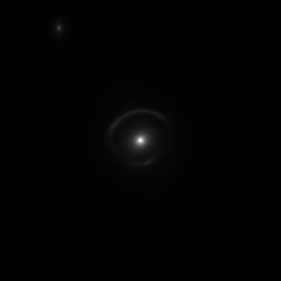
#> input picture slacs_0946+1006/data/SLACSJ0946+1006_10886_54042_F814W_4_biz.fits, 281 x 281 px
$ python 1_preprocess.py
#> lines starting #> are read from the running program, lines starting #| are printed output that depends on the picture; after the words box and inside, x2 and y2 are one past the last pixel; in counts of white or black regions, pixels touching at a corner belong together
#%%
import numpy as np
from matplotlib import pyplot as plt
from astropy.io import fits
hdul = fits.open('./data/SLACSJ0946+1006_10886_54042_F814W_4_biz.fits')
#> hdul = 10 items


#%%
image_data = hdul[0].data
image_weight = hdul[1].data
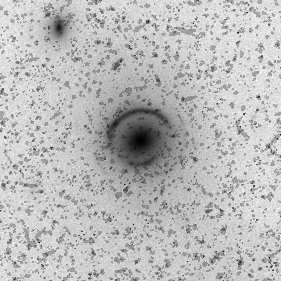
#> image_weight: shape (281, 281) >f4; min 363.4, max 10147.3, mean 7567.5; drawn with min black and max white
psf = hdul[-1].data
psf = psf / psf.sum()

feature_mask = hdul[4].data
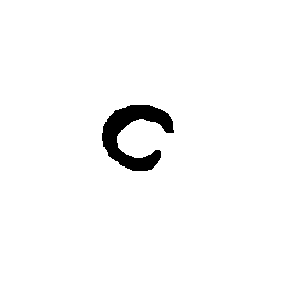
#> feature_mask: shape (281, 281); values 0 (black) and 1 (white), 97.3% white; 1 black region, box (x1, y1, x2, y2) and area: (102, 105, 174, 171) 2118
junk_mask = hdul[5].data
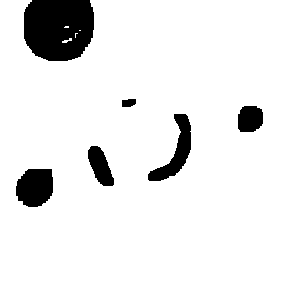
#> junk_mask: shape (281, 281); values 0 (black) and 1 (white), 90.8% white; 6 black regions, box (x1, y1, x2, y2) and area: (24, 0, 94, 61) 3725, (16, 169, 53, 207) 1167, (148, 114, 191, 181) 1051, (88, 146, 114, 186) 635, (238, 106, 263, 132) 567, (122, 99, 136, 107) 97
bs_lens_light = hdul[7].data

#%%
dpix = 0.05
half_width = len(image_data)*0.5*dpix
#> half_width = 7.03
extent = [-1.0*half_width, half_width, -1.0*half_width, half_width]
#> extent = [-7.03, 7.03, -7.03, 7.03]

option={'origin':'lower', 'cmap':'jet', 'extent':extent}
#> option = {'origin': 'lower', 'cmap': 'jet', 'extent': [-7.03, 7.03, -7.03, 7.03]}
plt.figure(figsize=(15,10))
plt.subplot(231)
plt.imshow(image_data, **option)
plt.colorbar()

plt.subplot(232)
plt.imshow(image_weight, **option)
plt.colorbar()

plt.subplot(233)
plt.imshow(psf, **option)
plt.colorbar()

plt.subplot(234)
plt.imshow(feature_mask, **option)
plt.colorbar()

plt.subplot(235)
plt.imshow(junk_mask, **option)
plt.colorbar()

plt.subplot(236)
plt.imshow(bs_lens_light, **option)
plt.colorbar()

plt.show()
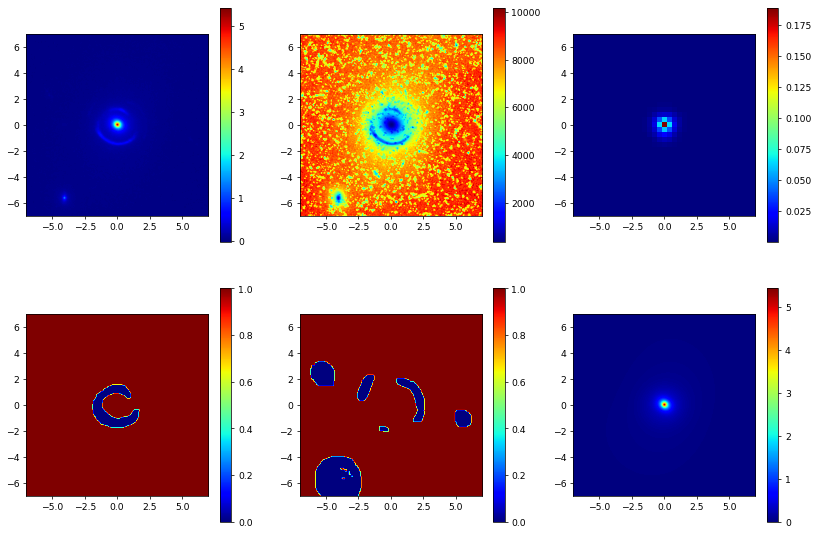
#> figure drawn by matplotlib, 12 panels
plt.close()


# %%
image_weight = image_weight * junk_mask.astype('float')
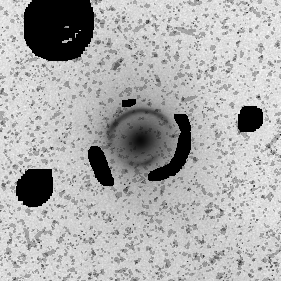
#> image_weight: shape (281, 281) float64; min 0, max 10147.3, mean 6897.5; drawn with min black and max white
image_noise = np.where(image_weight!=0.0, np.sqrt(1/image_weight), 1e8)
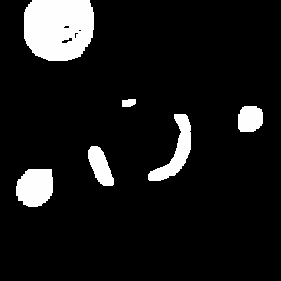
#> image_noise: shape (281, 281) float64; min 0.00993, max 100000000, mean 9171616.4; drawn with min black and max white
plt.figure()
plt.imshow(1/image_noise**2, **option)
plt.colorbar()
plt.show()
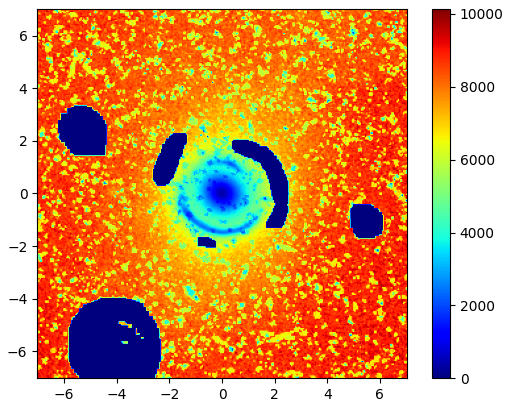
#> figure drawn by matplotlib, 2 panels
plt.close()


# %%
image_hdu = fits.PrimaryHDU(image_data-bs_lens_light)
image_hdu.header['dpix'] = 0.05
noise_hdu = fits.ImageHDU(image_noise)
psf_hdu = fits.ImageHDU(psf)
mask_irregular_hdu = fits.ImageHDU(feature_mask)

hdul = fits.HDUList([image_hdu, noise_hdu, psf_hdu, mask_irregular_hdu])
#> hdul = 4 items
hdul.writeto('./data/data4autolens.fits',overwrite=True)

# %%
